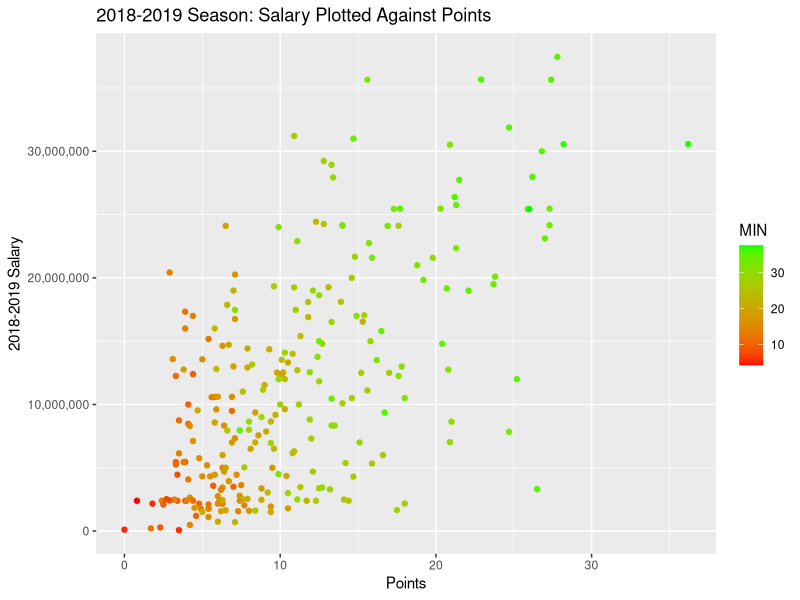
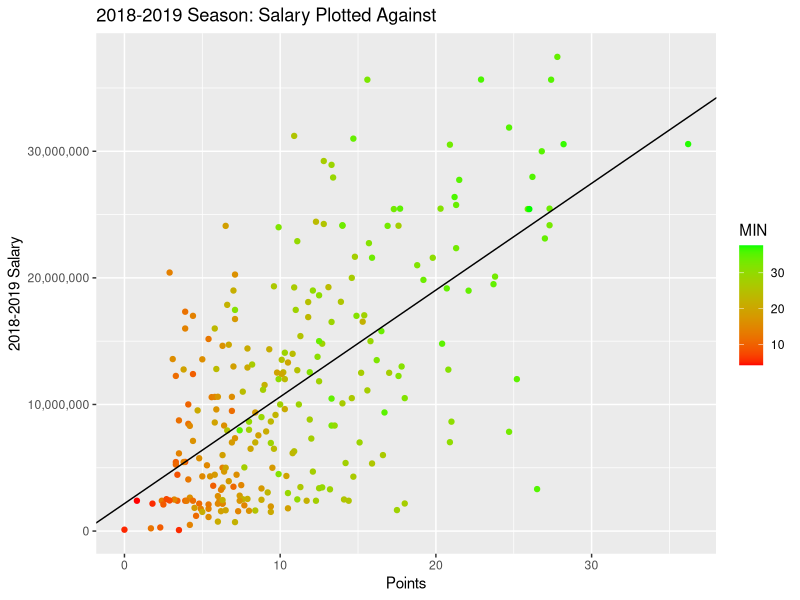

These charts were generated, in order, by the following R code:
## ---- chunk 1
knitr::opts_chunk$set(echo = TRUE, tidy.opts=list(width.cutoff=60),tidy=TRUE)
## ---- chunk 2
summary(cars)
## ---- chunk 3
players1819 <- read.csv(file = "players18-19.csv", header = TRUE)
players1718 <- read.csv(file = "players17-18.csv", header = TRUE)
players1617 <- read.csv(file = "players16-17.csv", header = TRUE)
players1516 <- read.csv(file = "players15-16.csv", header = TRUE)
## ---- chunk 4
salary1819 <- read.csv(file = "18-19_salary.csv", header = TRUE)
salary1718 <- read.csv(file = "17-18_salary.csv", header = TRUE)
salary1617 <- read.csv(file = "16-17_salary.csv", header = TRUE)
salary1516 <- read.csv(file = "15-16_salary.csv", header = TRUE)
## ---- chunk 5
#merge concactenates two dataframes together by values in a certain row or column.
df_salary <- merge(salary1516, salary1617, by.x = "Player", by.y = "Player")
df_salary <- merge(df_salary, salary1718, by.x = "Player", by.y = "Player")
df_salary <- merge(df_salary, salary1819, by.x = "Player", by.y = "Player")

#rm removes dataframes and vectors from our local working environment.
#rm(salary1516, salary1617, salary1718, salary1819)
## ---- chunk 6
names(df_salary) <- c("Player", "y1516", "y1617", "y1718", "y1819")

df_salary$Player <- as.character(df_salary$Player)

df_salary$y1516 = as.numeric(gsub("[\\$,]", "", as.character(df_salary$y1516)))
df_salary$y1617 = as.numeric(gsub("[\\$,]", "", as.character(df_salary$y1617)))
df_salary$y1718 = as.numeric(gsub("[\\$,]", "", as.character(df_salary$y1718)))
df_salary$y1819 = as.numeric(gsub("[\\$,]", "", as.character(df_salary$y1819)))

#Trim unnecessary whitespace to prevent string matching errors
df_salary$Player = trimws(df_salary$Player)
## ---- chunk 7
head(df_salary)
## ---- chunk 8
require(ggplot2)
require(scales)
data1819 <- merge(df_salary, players1819, by.x = "Player", by.y = "PLAYER")

p <- ggplot(data = data1819, aes(y = y1819, x = PTS, colour = MIN))
p + scale_y_continuous(labels = comma) + ylab("2018-2019 Salary") + 
  xlab("Points") + ggtitle("2018-2019 Season: Salary Plotted Against Points") + 
  scale_color_gradient(low="red", high="green") + geom_point()
## ---- chunk 9
#lm stands for "linear model"
points_salary <- lm(y1819 ~ PTS, data = data1819)
summary(points_salary)
## ---- chunk 10
p + scale_y_continuous(labels = comma) + ylab("2018-2019 Salary") + 
  xlab("Points") + ggtitle("2018-2019 Season: Salary Plotted Against ") + 
  scale_color_gradient(low="red", high="green") + geom_point() + geom_abline(intercept = 2174352, slope = 843156)
## ---- chunk 11
require(lpSolve)
# obj represents the objective function. This is the function that calculates the total cost of the team and is what we are trying to minimize.
obj <- data1819$y1819
#constr represents the constraint functions. These are the conditions that a valid solution must satisfy. The conditions we impose are that the "team" must have a minimum sum of 100 points per game, the team must have at least 12 players, and each player can only be chosen at most once.
constr <- matrix(append(append(data1819$PTS, rep(1, times = 256)), as.vector(diag(nrow = 256))), nrow = 258, byrow = TRUE)
#right represents the right hand side of the constraint functions.
right <- c(100, 12, rep(1, times = 256))
#constraints_direction represents the sign of the constraint functions.
constranints_direction  <- c(">=", ">=", rep("<=", times = 256))
optimum <-  lp(direction="min",
               objective.in = obj,
               const.mat = constr,
               const.dir = constranints_direction,
               const.rhs = right,
               all.int = T)

best_sol <- optimum$solution
names(best_sol) <- data1819$Player
print(best_sol)
## ---- chunk 12
print(paste("Total cost: ", optimum$objval, sep=""))
